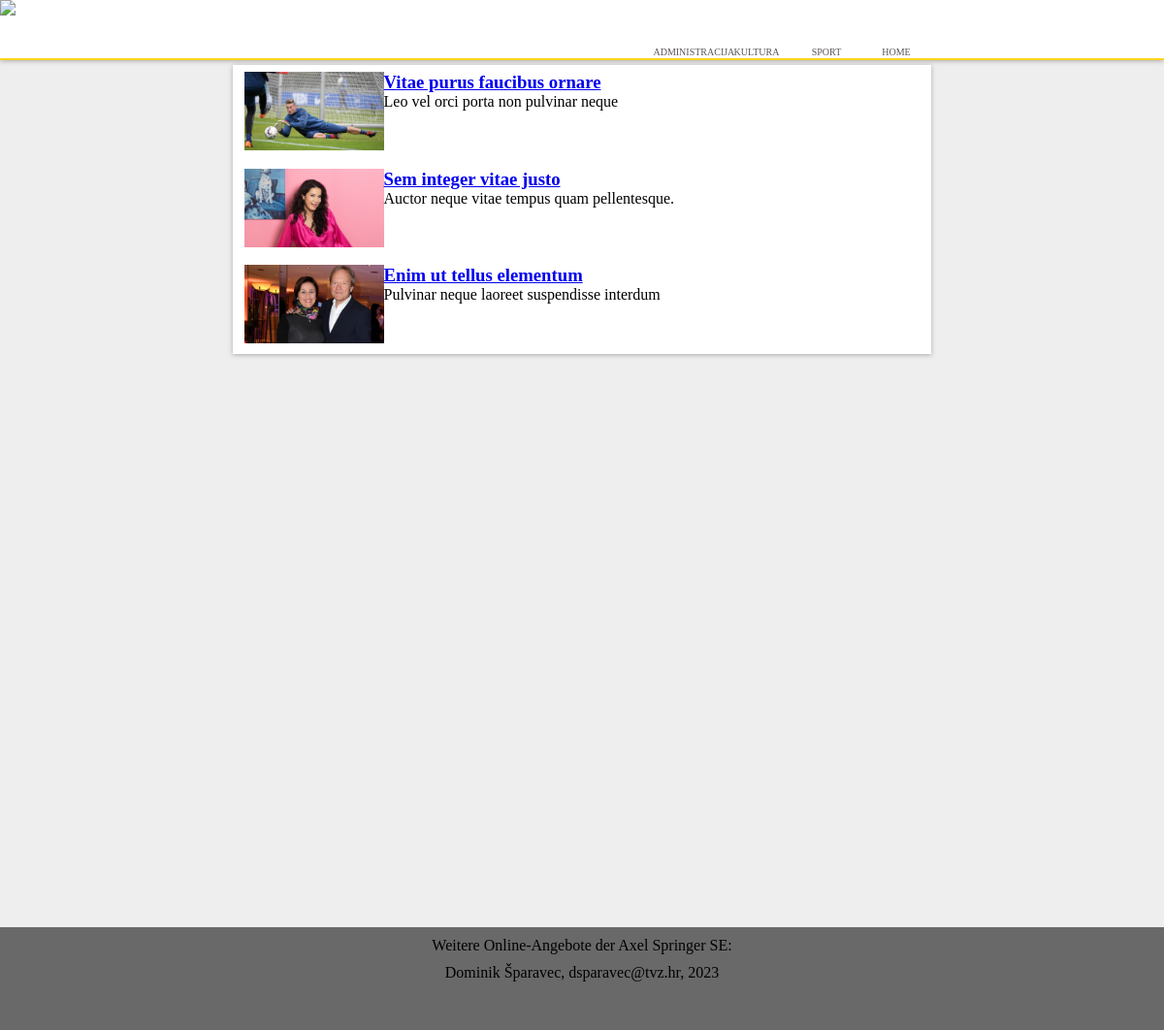
Screenshot of /kategorija.php?id=kultura with the database file from the repository.
### tables this page shows
CREATE TABLE `vijesti` (
  `id` int(11) NOT NULL,
  `datum` varchar(32) NOT NULL,
  `naslov` varchar(64) NOT NULL,
  `sazetak` text NOT NULL,
  `sadrzaj` text NOT NULL,
  `slika` varchar(64) NOT NULL,
  `kategorija` varchar(64) NOT NULL,
  `arhiva` tinyint(1) NOT NULL
);

### kategorija.php (the view, shortened to what this page needs)
<?php
	include 'povezi.php';
	$kategorija = $_GET['id'];
	$query = "SELECT * FROM vijesti
				WHERE kategorija = '$kategorija'
				AND arhiva = 0";
	$result = mysqli_query($dbc,$query);
?>
<!DOCTYPE html>
<html>
	<head>
		<link rel = "stylesheet" type = "text/css" href = "style.css">
	</head>
	<body class = "kategorija">
		<header>
			<figure>
				<img src = "img/BZ_logo.png">
			</figure>
			<nav>
				<ul>
					<li><a href="index.php">HOME</a></li>
					<li><a href="kategorija.php?id=sport">SPORT</a></li>
					<li><a href="kategorija.php?id=kultura">KULTURA</a></li>
					<li><a href="administrator.php">ADMINISTRACIJA</a></li>
				</ul>
			</nav>
		</header>
		<main>
			<section>
				<?php
					while($row = mysqli_fetch_array($result)){
						echo '<article>
								<figure><img src = "img/'.$row['slika'].'"></figure>
								<div class = "section-wrapper">
									<h3><a href="clanak.php?id='.$row['id'].'">'.$row['naslov'].'</a></h3>
									<p>'.$row['sazetak'].'</p>
								</div>
							</article>';
					}
				?>
			</section>
		</main>
		<footer>
			<div class = "footer">
				<p>Weitere Online-Angebote der Axel Springer SE:</p>
				<p>Dominik Šparavec, dsparavec@tvz.hr, 2023</p>
			</div>
		</footer>
	</body>
</html>

### style.css (style rules this page uses)
* { margin: 0; padding: 0; }
body { background-color: rgb(238,238,238); height: 1000px; }
header, section { box-shadow: 0px 1px 5px #aaaaaa; }
header { width: 100%; height: 6%; background-color: white; position: relative; border-bottom: 2px solid rgb(255, 213, 27); }
header figure { width:50px; margin: 0 auto; float: left; }
header figure img { width: 35%; }
img { width:100%; }
nav { display: block; width: 60%; position: absolute; bottom: 0px; margin: 0 auto; margin-left: 20%; margin-right: 20%; }
nav ul { width: 50%; float: right; list-style-type: none; }
li { float: right; width: 20%; text-align: center; }
li a { text-decoration: none; display: block; font-size: 10px; padding: 2%; background-color: white; }
li a:last-child { border-right: none; }
li a:link, li a:visited { color: rgb(89,84,84); }
main { width: 100%; height: 100%; overflow: auto; position: relative; }
section { clear: both; width: 60%; overflow: auto; margin: 5px auto 20px; background-color: white; }
article { width: 100%; margin: 1% 1.6%; float: left; }
article figure { float: left; width:20%; }
article figure img { width: 100%; }
footer { clear: both; background-color: rgb(105,105,105); height: 10%; width: 100%; position:fixed; bottom: 0px; }
.footer { width: 60%; height: 100%; margin: 0 auto; background-color: rgb(105,105,105); }
.footer p { text-align: center; padding-top: 10px; }

### rows the page displays
vijesti: slika (picture), naslov "Vitae purus faucibus ornare", sazetak "Leo vel orci porta non pulvinar neque"
vijesti: slika (picture), naslov "Sem integer vitae justo", sazetak "Auctor neque vitae tempus quam pellentesque."
vijesti: slika (picture), naslov "Enim ut tellus elementum", sazetak "Pulvinar neque laoreet suspendisse interdum"
